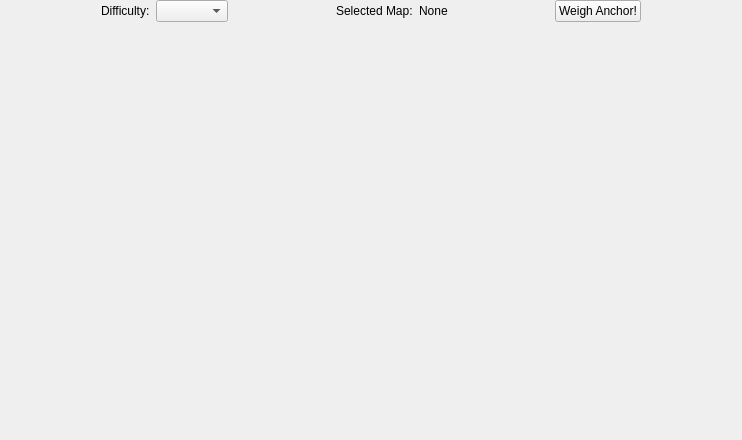
<?xml version="1.0" encoding="UTF-8"?>
<ui version="4.0" idbasedtr="true">
 <class>Sortie</class>
 <widget class="QFrame" name="Sortie">
  <property name="geometry">
   <rect>
    <x>0</x>
    <y>0</y>
    <width>742</width>
    <height>440</height>
   </rect>
  </property>
  <property name="windowTitle">
   <string>Form</string>
  </property>
  <property name="styleSheet">
   <string notr="true"/>
  </property>
  <layout class="QVBoxLayout" name="verticalLayout">
   <property name="spacing">
    <number>0</number>
   </property>
   <property name="leftMargin">
    <number>0</number>
   </property>
   <property name="topMargin">
    <number>0</number>
   </property>
   <property name="rightMargin">
    <number>0</number>
   </property>
   <property name="bottomMargin">
    <number>0</number>
   </property>
   <item>
    <widget class="QWidget" name="MapSelect" native="true">
     <property name="sizePolicy">
      <sizepolicy hsizetype="Expanding" vsizetype="Expanding">
       <horstretch>1</horstretch>
       <verstretch>1</verstretch>
      </sizepolicy>
     </property>
     <layout class="QVBoxLayout" name="verticalLayout_2">
      <property name="spacing">
       <number>6</number>
      </property>
      <property name="leftMargin">
       <number>0</number>
      </property>
      <property name="topMargin">
       <number>0</number>
      </property>
      <property name="rightMargin">
       <number>0</number>
      </property>
      <property name="bottomMargin">
       <number>0</number>
      </property>
      <item>
       <layout class="QHBoxLayout" name="mapSelectBar">
        <item>
         <spacer name="horizontalSpacer_2">
          <property name="orientation">
           <enum>Qt::Horizontal</enum>
          </property>
          <property name="sizeHint" stdset="0">
           <size>
            <width>40</width>
            <height>20</height>
           </size>
          </property>
         </spacer>
        </item>
        <item>
         <widget class="QLabel" name="diffLabel">
          <property name="text">
           <string extracomment="map-diff">Difficulty:</string>
          </property>
         </widget>
        </item>
        <item>
         <widget class="QComboBox" name="diffChoice">
          <property name="sizePolicy">
           <sizepolicy hsizetype="Fixed" vsizetype="Fixed">
            <horstretch>100</horstretch>
            <verstretch>0</verstretch>
           </sizepolicy>
          </property>
         </widget>
        </item>
        <item>
         <spacer name="horizontalSpacer_3">
          <property name="orientation">
           <enum>Qt::Horizontal</enum>
          </property>
          <property name="sizeHint" stdset="0">
           <size>
            <width>40</width>
            <height>20</height>
           </size>
          </property>
         </spacer>
        </item>
        <item>
         <widget class="QLabel" name="selectLabel">
          <property name="text">
           <string id="selected-map">Selected Map:</string>
          </property>
         </widget>
        </item>
        <item>
         <widget class="QLabel" name="selectDisplay">
          <property name="text">
           <string id="selected-map-id">None</string>
          </property>
         </widget>
        </item>
        <item>
         <spacer name="horizontalSpacer">
          <property name="orientation">
           <enum>Qt::Horizontal</enum>
          </property>
          <property name="sizeHint" stdset="0">
           <size>
            <width>40</width>
            <height>20</height>
           </size>
          </property>
         </spacer>
        </item>
        <item>
         <widget class="QPushButton" name="sortieButton">
          <property name="text">
           <string id="start-battle">Weigh Anchor!</string>
          </property>
         </widget>
        </item>
        <item>
         <spacer name="horizontalSpacer_4">
          <property name="orientation">
           <enum>Qt::Horizontal</enum>
          </property>
          <property name="sizeHint" stdset="0">
           <size>
            <width>40</width>
            <height>20</height>
           </size>
          </property>
         </spacer>
        </item>
       </layout>
      </item>
      <item>
       <widget class="QWidget" name="MapView" native="true">
        <property name="sizePolicy">
         <sizepolicy hsizetype="Expanding" vsizetype="Expanding">
          <horstretch>0</horstretch>
          <verstretch>0</verstretch>
         </sizepolicy>
        </property>
       </widget>
      </item>
     </layout>
    </widget>
   </item>
  </layout>
 </widget>
 <resources/>
 <connections/>
</ui>
